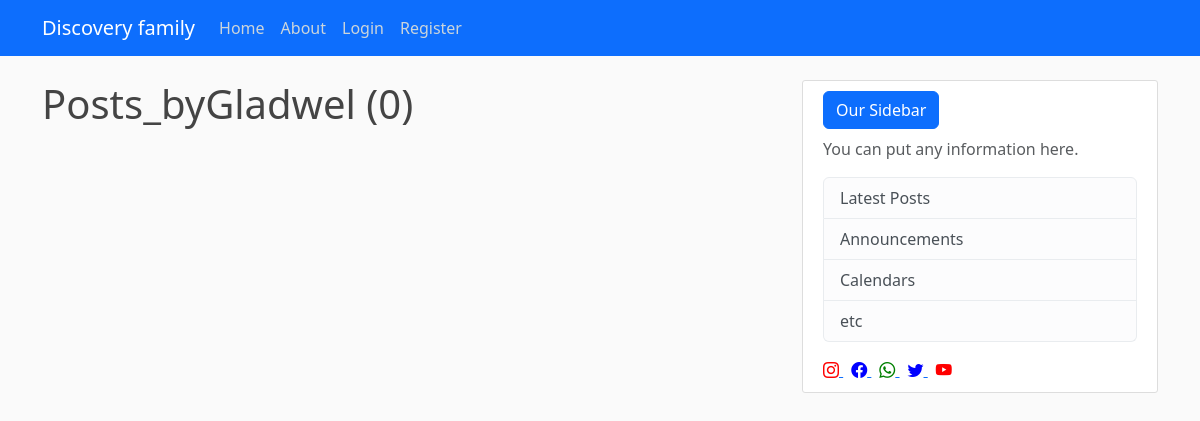
The page /user/Gladwel on the database as committed earlier.
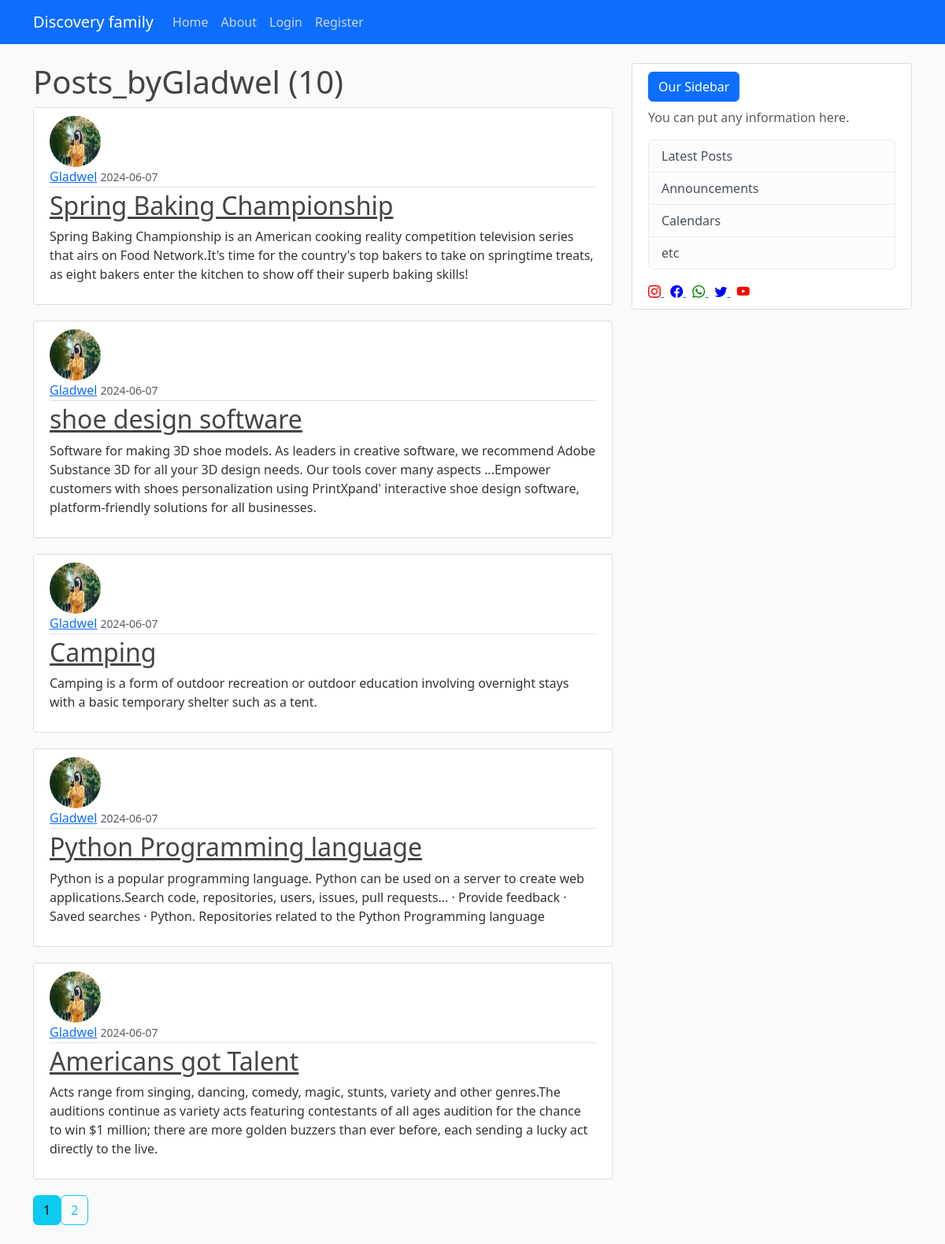
The same page on the database as committed later.
### app/models.py (models this page shows, shortened)
class User(db.Model, UserMixin):
    id = db.Column(db.Integer, primary_key=True)
    username = db.Column(db.String(12), unique=True, nullable=False)
    email = db.Column(db.String(120), unique=True, nullable=False)
    image_file = db.Column(db.String(20), nullable=False, default='default.jpeg')
    password = db.Column(db.String(60), nullable=False)
    posts = db.relationship('Post', backref='author', lazy=True)

class Post(db.Model):
    id = db.Column(db.Integer, primary_key=True)
    title = db.Column(db.String(100), nullable=False)
    content = db.Column(db.Text, nullable=False)
    date_posted = db.Column(db.DateTime, nullable=False, default=datetime.utcnow)
    user_id = db.Column(db.Integer, db.ForeignKey('user.id'), nullable=False)

### app/route.py (the view)
@app.route("/user/<string:username>")
def user_posts(username):
    page = request.args.get('page', 1, type=int)
    user = User.query.filter_by(username=username).first_or_404()
    posts = Post.query.filter_by(author=user).order_by(Post.date_posted.desc()).paginate(page=page, per_page=5)
    return render_template("user_post.html", posts=posts, user=user)

### app/templates/user_post.html
{% extends "base.html" %}
{% block content %}
<h1>Posts_by{{ user.username }} ({{ posts.total }})</h1>
{% for post in posts.items %}
<article class="media content-section">
  <img
    class="rounded-circle article-img"
    src="{{ url_for('static', filename='profile_pics/' + post.author.image_file) }}"
    alt="{{ post.author.username }}"
  />
  <div class="media-body">
    <div class="article-metadata">
      <a class="mr-2" href="{{ url_for('user_posts',username=post.author.username) }}">{{ post.author.username }}</a>
      <small class="text-muted">{{ post.date_posted.strftime('%Y-%m-%d') }}</small>
    </div>
    <h2><a class="article-title" href="{{ url_for('post', post_id=post.id) }}">{{ post.title }}</a></h2>
    <p class="article-content">{{ post.content }}</p>
  </div>
</article>
{% endfor %}
<div class="pagination">
  {% for page_num in posts.iter_pages() %}
    {% if page_num %}
    {% if posts.page ==page_num %}
    <a class="btn btn-info mb-4" href="{{ url_for('user_posts',username=user.username, page=page_num) }}">{{ page_num }}</a>
    {% else %}
    <a class="btn btn-outline-info mb-4" href="{{ url_for('user_posts',username=user.username, page=page_num) }}">{{ page_num }}</a>
    {% endif %}
      {% else %}
      ...
    {% endif %}
  {% endfor %}
</div>
{% endblock %}

### app/templates/base.html (shortened to what this page needs)
<!DOCTYPE html>
<html lang="en">
  <head>
    <link href="https://cdn.jsdelivr.net/npm/bootstrap@5.3.3/dist/css/bootstrap.min.css" rel="stylesheet">
    <link rel="stylesheet" type="text/css" href="{{ url_for('static', filename='main.css') }}">
    <link href="https://cdnjs.cloudflare.com/ajax/libs/bootstrap-icons/1.10.5/font/bootstrap-icons.min.css" rel="stylesheet">
  </head>
  <body>
    <header class="site-header">
      <nav class="navbar navbar-expand-md navbar-dark bg-primary fixed-top">
        <div class="container">
          <a class="navbar-brand mr-4" href="/">Discovery family</a>
          <div class="collapse navbar-collapse" id="navbarToggle">
            <div class="navbar-nav mr-auto">
              <a class="nav-item nav-link" href="{{ url_for('home') }}">Home</a>
              <a class="nav-item nav-link" href="{{ url_for('about') }}">About</a>
            </div>
            <div class="navbar-nav">
              {% if current_user.is_authenticated %}
              <a class="nav-item nav-link" href="{{ url_for('new_post') }}">New_post</a>
              <a class="nav-item nav-link" href="{{ url_for('logout') }}">Log_out</a>
              <a class="nav-item nav-link" href="{{ url_for('account') }}">account</a>
              {% else %}
              <a class="nav-item nav-link" href="{{ url_for('login') }}">Login</a>
              <a class="nav-item nav-link" href="{{ url_for('register') }}">Register</a>
              {% endif %}
            </div>
          </div>
        </div>
      </nav>
    </header>
    <main role="main" class="container">
      <div class="row">
        <div class="col-md-8">
        {% block content %}{% endblock %}
        </div>
        <div class="col-md-4">
          <div class="content-section">
            <h3 class="btn btn-primary">Our Sidebar</h3>
            <p class='text-muted'>You can put any information here.
              <ul class="list-group">
                <li class="list-group-item list-group-item-light">Latest Posts</li>
                <li class="list-group-item list-group-item-light">Announcements</li>
                <li class="list-group-item list-group-item-light">Calendars</li>
                <li class="list-group-item list-group-item-light">etc</li>
              </ul>
            </p>
            <div class="social-media-icons mt-3">
              <a href="https://www.instagram.com" class="me-2">
                <i class="bi bi-instagram social-icons"></i>
              </a>
              <a href="https://www.facebook.com" class="me-2">
                <i class="bi bi-facebook social-icons"></i>
              </a>
              <a href="https://wa.me/qr/CPQX64UNO4PQF1" class="me-2">
                <i class="bi bi-whatsapp social-icons"></i>
              </a>
              <a href="https://www.twitter.com" class="me-2">
                <i class="bi bi-twitter social-icons"></i>
              </a>
              <a href="https://www.youtube.com" class="me-2">
                <i class="bi bi-youtube social-icons"></i>
              </a>
            </div>
          </div>
        </div>
      </div>
    </main>
  </body>
</html>

### app/static/main.css (style rules this page uses)
body { background: #fafafa; color: #333333; margin-top: 5rem; }
h1, h2, h3, h4, h5, h6 { color: #444444; }
.site-header .navbar-nav .nav-link { color: #cbd5db; }
.content-section { background: #ffffff; padding: 10px 20px; border: 1px solid #dddddd; border-radius: 3px; margin-bottom: 20px; }
.article-title { color: #444444; }
.article-content { white-space: pre-line; }
.article-img { height: 65px; width: 65px; margin-right: 16px; }
.article-metadata { padding-bottom: 1px; margin-bottom: 4px; border-bottom: 1px solid #e3e3e3 }

### app/templates/base.html (style rules this page uses)
.bi-facebook { color:blue }
.bi-instagram { color:red }
.bi-whatsapp { color:green }
.bi-youtube { color:red }
.bi-twitter { color:blue }

Rows that differ between the two databases and show on the page:
added Post: image_file (picture), author.username "Gladwel", date_posted "2024-06-07", title "Spring Baking Championship", content "Spring Baking Championship is an American cooking reality competition television series that airs on Food Network.It's time for the country's top bakers to take on springtime treats, as eight bakers enter the kitchen to show off their superb baking skills!"
added Post: image_file (picture), author.username "Gladwel", date_posted "2024-06-07", title "shoe design software", content "Software for making 3D shoe models. As leaders in creative software, we recommend Adobe Substance 3D for all your 3D design needs. Our tools cover many aspects ...Empower customers with shoes personalization using PrintXpand' interactive shoe design software, platform-friendly solutions for all businesses."
added Post: image_file (picture), author.username "Gladwel", date_posted "2024-06-07", title "Camping", content "Camping is a form of outdoor recreation or outdoor education involving overnight stays with a basic temporary shelter such as a tent."
added Post: image_file (picture), author.username "Gladwel", date_posted "2024-06-07", title "Python Programming language", content "Python is a popular programming language. Python can be used on a server to create web applications.Search code, repositories, users, issues, pull requests... · Provide feedback · Saved searches · Python. Repositories related to the Python Programming language"
added Post: image_file (picture), author.username "Gladwel", date_posted "2024-06-07", title "Americans got Talent", content "Acts range from singing, dancing, comedy, magic, stunts, variety and other genres.The auditions continue as variety acts featuring contestants of all ages audition for the chance to win $1 million; there are more golden buzzers than ever before, each sending a lucky act directly to the live."
Other text that changed with them:
{{ posts.total }}: "0" → "10"
new list line: "1"
new list line: "2"
